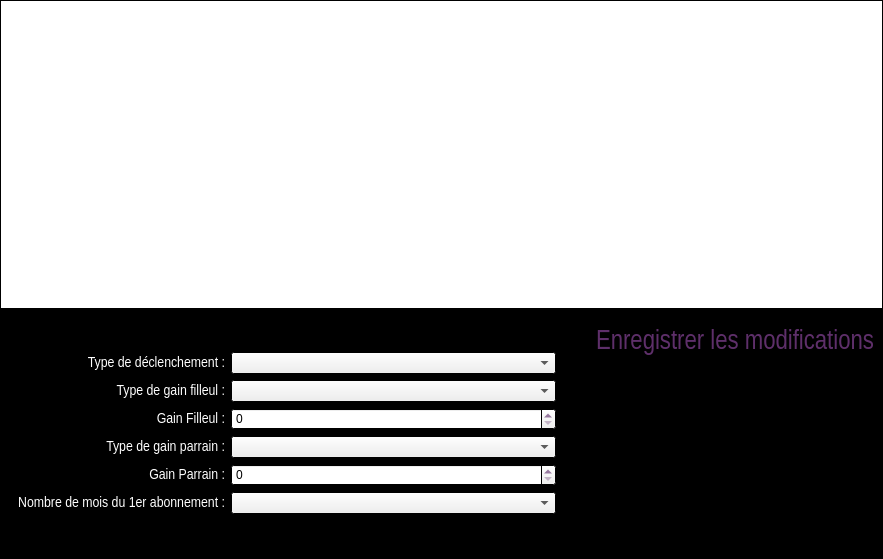
<?xml version="1.0" encoding="UTF-8"?>
<ui version="4.0">
 <class>SponsorBonusManagementClass</class>
 <widget class="QDialog" name="SponsorBonusManagementClass">
  <property name="geometry">
   <rect>
    <x>0</x>
    <y>0</y>
    <width>883</width>
    <height>559</height>
   </rect>
  </property>
  <property name="palette">
   <palette>
    <active>
     <colorrole role="WindowText">
      <brush brushstyle="SolidPattern">
       <color alpha="255">
        <red>94</red>
        <green>47</green>
        <blue>106</blue>
       </color>
      </brush>
     </colorrole>
     <colorrole role="Base">
      <brush brushstyle="SolidPattern">
       <color alpha="255">
        <red>255</red>
        <green>255</green>
        <blue>255</blue>
       </color>
      </brush>
     </colorrole>
     <colorrole role="Window">
      <brush brushstyle="SolidPattern">
       <color alpha="255">
        <red>0</red>
        <green>0</green>
        <blue>0</blue>
       </color>
      </brush>
     </colorrole>
    </active>
    <inactive>
     <colorrole role="WindowText">
      <brush brushstyle="SolidPattern">
       <color alpha="255">
        <red>94</red>
        <green>47</green>
        <blue>106</blue>
       </color>
      </brush>
     </colorrole>
     <colorrole role="Base">
      <brush brushstyle="SolidPattern">
       <color alpha="255">
        <red>255</red>
        <green>255</green>
        <blue>255</blue>
       </color>
      </brush>
     </colorrole>
     <colorrole role="Window">
      <brush brushstyle="SolidPattern">
       <color alpha="255">
        <red>0</red>
        <green>0</green>
        <blue>0</blue>
       </color>
      </brush>
     </colorrole>
    </inactive>
    <disabled>
     <colorrole role="WindowText">
      <brush brushstyle="SolidPattern">
       <color alpha="255">
        <red>120</red>
        <green>120</green>
        <blue>120</blue>
       </color>
      </brush>
     </colorrole>
     <colorrole role="Base">
      <brush brushstyle="SolidPattern">
       <color alpha="255">
        <red>0</red>
        <green>0</green>
        <blue>0</blue>
       </color>
      </brush>
     </colorrole>
     <colorrole role="Window">
      <brush brushstyle="SolidPattern">
       <color alpha="255">
        <red>0</red>
        <green>0</green>
        <blue>0</blue>
       </color>
      </brush>
     </colorrole>
    </disabled>
   </palette>
  </property>
  <property name="windowTitle">
   <string>Gestion des bonus Parrain</string>
  </property>
  <property name="windowIcon">
   <iconset resource="pokersphere.qrc">
    <normaloff>:/img/Resources/sphere.ico</normaloff>:/img/Resources/sphere.ico</iconset>
  </property>
  <layout class="QVBoxLayout" name="verticalLayout">
   <property name="spacing">
    <number>0</number>
   </property>
   <property name="leftMargin">
    <number>0</number>
   </property>
   <property name="topMargin">
    <number>0</number>
   </property>
   <property name="rightMargin">
    <number>0</number>
   </property>
   <item>
    <widget class="QTableView" name="tableView">
     <property name="minimumSize">
      <size>
       <width>0</width>
       <height>309</height>
      </size>
     </property>
     <property name="editTriggers">
      <set>QAbstractItemView::NoEditTriggers</set>
     </property>
     <property name="alternatingRowColors">
      <bool>true</bool>
     </property>
     <property name="selectionMode">
      <enum>QAbstractItemView::SingleSelection</enum>
     </property>
     <property name="selectionBehavior">
      <enum>QAbstractItemView::SelectRows</enum>
     </property>
     <property name="sortingEnabled">
      <bool>true</bool>
     </property>
     <attribute name="verticalHeaderVisible">
      <bool>false</bool>
     </attribute>
    </widget>
   </item>
   <item>
    <layout class="QHBoxLayout" name="horizontalLayout">
     <item>
      <layout class="QVBoxLayout" name="verticalLayout_5">
       <property name="topMargin">
        <number>9</number>
       </property>
       <property name="rightMargin">
        <number>9</number>
       </property>
       <item>
        <spacer name="verticalSpacer">
         <property name="orientation">
          <enum>Qt::Vertical</enum>
         </property>
         <property name="sizeHint" stdset="0">
          <size>
           <width>20</width>
           <height>40</height>
          </size>
         </property>
        </spacer>
       </item>
       <item>
        <layout class="QHBoxLayout" name="horizontalLayout_3">
         <item>
          <widget class="QLabel" name="declenchementLabel">
           <property name="minimumSize">
            <size>
             <width>225</width>
             <height>20</height>
            </size>
           </property>
           <property name="maximumSize">
            <size>
             <width>150</width>
             <height>20</height>
            </size>
           </property>
           <property name="palette">
            <palette>
             <active>
              <colorrole role="WindowText">
               <brush brushstyle="SolidPattern">
                <color alpha="255">
                 <red>255</red>
                 <green>255</green>
                 <blue>255</blue>
                </color>
               </brush>
              </colorrole>
             </active>
             <inactive>
              <colorrole role="WindowText">
               <brush brushstyle="SolidPattern">
                <color alpha="255">
                 <red>255</red>
                 <green>255</green>
                 <blue>255</blue>
                </color>
               </brush>
              </colorrole>
             </inactive>
             <disabled>
              <colorrole role="WindowText">
               <brush brushstyle="SolidPattern">
                <color alpha="255">
                 <red>120</red>
                 <green>120</green>
                 <blue>120</blue>
                </color>
               </brush>
              </colorrole>
             </disabled>
            </palette>
           </property>
           <property name="font">
            <font>
             <family>Arial Narrow</family>
             <pointsize>11</pointsize>
            </font>
           </property>
           <property name="text">
            <string>Type de déclenchement :</string>
           </property>
           <property name="alignment">
            <set>Qt::AlignRight|Qt::AlignTrailing|Qt::AlignVCenter</set>
           </property>
          </widget>
         </item>
         <item>
          <widget class="QComboBox" name="typeDeclenchementComboBox">
           <property name="minimumSize">
            <size>
             <width>325</width>
             <height>22</height>
            </size>
           </property>
          </widget>
         </item>
        </layout>
       </item>
       <item>
        <layout class="QHBoxLayout" name="horizontalLayout_4">
         <item>
          <widget class="QLabel" name="typeGodsonGainLabel">
           <property name="minimumSize">
            <size>
             <width>225</width>
             <height>20</height>
            </size>
           </property>
           <property name="maximumSize">
            <size>
             <width>150</width>
             <height>20</height>
            </size>
           </property>
           <property name="palette">
            <palette>
             <active>
              <colorrole role="WindowText">
               <brush brushstyle="SolidPattern">
                <color alpha="255">
                 <red>255</red>
                 <green>255</green>
                 <blue>255</blue>
                </color>
               </brush>
              </colorrole>
             </active>
             <inactive>
              <colorrole role="WindowText">
               <brush brushstyle="SolidPattern">
                <color alpha="255">
                 <red>255</red>
                 <green>255</green>
                 <blue>255</blue>
                </color>
               </brush>
              </colorrole>
             </inactive>
             <disabled>
              <colorrole role="WindowText">
               <brush brushstyle="SolidPattern">
                <color alpha="255">
                 <red>120</red>
                 <green>120</green>
                 <blue>120</blue>
                </color>
               </brush>
              </colorrole>
             </disabled>
            </palette>
           </property>
           <property name="font">
            <font>
             <family>Arial Narrow</family>
             <pointsize>11</pointsize>
            </font>
           </property>
           <property name="text">
            <string>Type de gain filleul :</string>
           </property>
           <property name="alignment">
            <set>Qt::AlignRight|Qt::AlignTrailing|Qt::AlignVCenter</set>
           </property>
          </widget>
         </item>
         <item>
          <widget class="QComboBox" name="typeGodsonGaincomboBox">
           <property name="minimumSize">
            <size>
             <width>325</width>
             <height>22</height>
            </size>
           </property>
          </widget>
         </item>
        </layout>
       </item>
       <item>
        <layout class="QHBoxLayout" name="horizontalLayout_5">
         <item>
          <widget class="QLabel" name="godsonGainLabel">
           <property name="minimumSize">
            <size>
             <width>225</width>
             <height>20</height>
            </size>
           </property>
           <property name="maximumSize">
            <size>
             <width>150</width>
             <height>20</height>
            </size>
           </property>
           <property name="palette">
            <palette>
             <active>
              <colorrole role="WindowText">
               <brush brushstyle="SolidPattern">
                <color alpha="255">
                 <red>255</red>
                 <green>255</green>
                 <blue>255</blue>
                </color>
               </brush>
              </colorrole>
             </active>
             <inactive>
              <colorrole role="WindowText">
               <brush brushstyle="SolidPattern">
                <color alpha="255">
                 <red>255</red>
                 <green>255</green>
                 <blue>255</blue>
                </color>
               </brush>
              </colorrole>
             </inactive>
             <disabled>
              <colorrole role="WindowText">
               <brush brushstyle="SolidPattern">
                <color alpha="255">
                 <red>120</red>
                 <green>120</green>
                 <blue>120</blue>
                </color>
               </brush>
              </colorrole>
             </disabled>
            </palette>
           </property>
           <property name="font">
            <font>
             <family>Arial Narrow</family>
             <pointsize>11</pointsize>
            </font>
           </property>
           <property name="text">
            <string>Gain Filleul :</string>
           </property>
           <property name="alignment">
            <set>Qt::AlignRight|Qt::AlignTrailing|Qt::AlignVCenter</set>
           </property>
          </widget>
         </item>
         <item>
          <widget class="QSpinBox" name="godsonGainSpinBox">
           <property name="minimumSize">
            <size>
             <width>325</width>
             <height>22</height>
            </size>
           </property>
           <property name="maximum">
            <number>99999</number>
           </property>
          </widget>
         </item>
        </layout>
       </item>
       <item>
        <layout class="QHBoxLayout" name="horizontalLayout_13">
         <item>
          <widget class="QLabel" name="typeSponsorGainLabel">
           <property name="minimumSize">
            <size>
             <width>225</width>
             <height>20</height>
            </size>
           </property>
           <property name="maximumSize">
            <size>
             <width>150</width>
             <height>20</height>
            </size>
           </property>
           <property name="palette">
            <palette>
             <active>
              <colorrole role="WindowText">
               <brush brushstyle="SolidPattern">
                <color alpha="255">
                 <red>255</red>
                 <green>255</green>
                 <blue>255</blue>
                </color>
               </brush>
              </colorrole>
             </active>
             <inactive>
              <colorrole role="WindowText">
               <brush brushstyle="SolidPattern">
                <color alpha="255">
                 <red>255</red>
                 <green>255</green>
                 <blue>255</blue>
                </color>
               </brush>
              </colorrole>
             </inactive>
             <disabled>
              <colorrole role="WindowText">
               <brush brushstyle="SolidPattern">
                <color alpha="255">
                 <red>120</red>
                 <green>120</green>
                 <blue>120</blue>
                </color>
               </brush>
              </colorrole>
             </disabled>
            </palette>
           </property>
           <property name="font">
            <font>
             <family>Arial Narrow</family>
             <pointsize>11</pointsize>
            </font>
           </property>
           <property name="text">
            <string>Type de gain parrain :</string>
           </property>
           <property name="alignment">
            <set>Qt::AlignRight|Qt::AlignTrailing|Qt::AlignVCenter</set>
           </property>
          </widget>
         </item>
         <item>
          <widget class="QComboBox" name="typeSponsorGaincomboBox">
           <property name="minimumSize">
            <size>
             <width>325</width>
             <height>22</height>
            </size>
           </property>
          </widget>
         </item>
        </layout>
       </item>
       <item>
        <layout class="QHBoxLayout" name="horizontalLayout_6">
         <item>
          <widget class="QLabel" name="SponsorGainLabel">
           <property name="minimumSize">
            <size>
             <width>225</width>
             <height>20</height>
            </size>
           </property>
           <property name="maximumSize">
            <size>
             <width>150</width>
             <height>20</height>
            </size>
           </property>
           <property name="palette">
            <palette>
             <active>
              <colorrole role="WindowText">
               <brush brushstyle="SolidPattern">
                <color alpha="255">
                 <red>255</red>
                 <green>255</green>
                 <blue>255</blue>
                </color>
               </brush>
              </colorrole>
             </active>
             <inactive>
              <colorrole role="WindowText">
               <brush brushstyle="SolidPattern">
                <color alpha="255">
                 <red>255</red>
                 <green>255</green>
                 <blue>255</blue>
                </color>
               </brush>
              </colorrole>
             </inactive>
             <disabled>
              <colorrole role="WindowText">
               <brush brushstyle="SolidPattern">
                <color alpha="255">
                 <red>120</red>
                 <green>120</green>
                 <blue>120</blue>
                </color>
               </brush>
              </colorrole>
             </disabled>
            </palette>
           </property>
           <property name="font">
            <font>
             <family>Arial Narrow</family>
             <pointsize>11</pointsize>
            </font>
           </property>
           <property name="text">
            <string>Gain Parrain :</string>
           </property>
           <property name="alignment">
            <set>Qt::AlignRight|Qt::AlignTrailing|Qt::AlignVCenter</set>
           </property>
          </widget>
         </item>
         <item>
          <widget class="QSpinBox" name="sponsorGainSpinBox">
           <property name="minimumSize">
            <size>
             <width>325</width>
             <height>22</height>
            </size>
           </property>
           <property name="maximum">
            <number>99999</number>
           </property>
          </widget>
         </item>
        </layout>
       </item>
       <item>
        <layout class="QHBoxLayout" name="horizontalLayout_7">
         <item>
          <widget class="QLabel" name="nbMonthMembershipLabel">
           <property name="minimumSize">
            <size>
             <width>225</width>
             <height>20</height>
            </size>
           </property>
           <property name="maximumSize">
            <size>
             <width>150</width>
             <height>20</height>
            </size>
           </property>
           <property name="palette">
            <palette>
             <active>
              <colorrole role="WindowText">
               <brush brushstyle="SolidPattern">
                <color alpha="255">
                 <red>255</red>
                 <green>255</green>
                 <blue>255</blue>
                </color>
               </brush>
              </colorrole>
             </active>
             <inactive>
              <colorrole role="WindowText">
               <brush brushstyle="SolidPattern">
                <color alpha="255">
                 <red>255</red>
                 <green>255</green>
                 <blue>255</blue>
                </color>
               </brush>
              </colorrole>
             </inactive>
             <disabled>
              <colorrole role="WindowText">
               <brush brushstyle="SolidPattern">
                <color alpha="255">
                 <red>120</red>
                 <green>120</green>
                 <blue>120</blue>
                </color>
               </brush>
              </colorrole>
             </disabled>
            </palette>
           </property>
           <property name="font">
            <font>
             <family>Arial Narrow</family>
             <pointsize>11</pointsize>
            </font>
           </property>
           <property name="text">
            <string>Nombre de mois du 1er abonnement :</string>
           </property>
           <property name="alignment">
            <set>Qt::AlignRight|Qt::AlignTrailing|Qt::AlignVCenter</set>
           </property>
          </widget>
         </item>
         <item>
          <widget class="QComboBox" name="nbMonthMembershipComboBox">
           <property name="minimumSize">
            <size>
             <width>325</width>
             <height>22</height>
            </size>
           </property>
          </widget>
         </item>
        </layout>
       </item>
       <item>
        <spacer name="verticalSpacer_3">
         <property name="orientation">
          <enum>Qt::Vertical</enum>
         </property>
         <property name="sizeHint" stdset="0">
          <size>
           <width>20</width>
           <height>40</height>
          </size>
         </property>
        </spacer>
       </item>
      </layout>
     </item>
     <item>
      <spacer name="horizontalSpacer">
       <property name="orientation">
        <enum>Qt::Horizontal</enum>
       </property>
       <property name="sizeHint" stdset="0">
        <size>
         <width>40</width>
         <height>20</height>
        </size>
       </property>
      </spacer>
     </item>
     <item>
      <layout class="QVBoxLayout" name="verticalLayout_2">
       <property name="leftMargin">
        <number>9</number>
       </property>
       <property name="rightMargin">
        <number>9</number>
       </property>
       <item>
        <layout class="QHBoxLayout" name="horizontalLayout_2">
         <item>
          <widget class="QLabel" name="logoLabel">
           <property name="maximumSize">
            <size>
             <width>256</width>
             <height>150</height>
            </size>
           </property>
           <property name="text">
            <string/>
           </property>
           <property name="pixmap">
            <pixmap resource="pokersphere.qrc">:/img/Resources/pokerSphere.gif</pixmap>
           </property>
           <property name="scaledContents">
            <bool>true</bool>
           </property>
           <property name="alignment">
            <set>Qt::AlignCenter</set>
           </property>
          </widget>
         </item>
        </layout>
       </item>
       <item>
        <layout class="QVBoxLayout" name="verticalLayout_6">
         <property name="leftMargin">
          <number>9</number>
         </property>
         <item>
          <widget class="QLabel" name="enregistrerModificationLabel">
           <property name="font">
            <font>
             <family>Arial Narrow</family>
             <pointsize>20</pointsize>
            </font>
           </property>
           <property name="text">
            <string>&lt;a href=&quot;a&quot; style=&quot;text-decoration:none;&quot;&gt;&lt;font color=&quot;#5E2F6A&quot;&gt;Enregistrer les modifications&lt;/font&gt;&lt;/a&gt;</string>
           </property>
          </widget>
         </item>
         <item>
          <spacer name="verticalSpacer_2">
           <property name="orientation">
            <enum>Qt::Vertical</enum>
           </property>
           <property name="sizeHint" stdset="0">
            <size>
             <width>20</width>
             <height>40</height>
            </size>
           </property>
          </spacer>
         </item>
        </layout>
       </item>
      </layout>
     </item>
    </layout>
   </item>
  </layout>
 </widget>
 <layoutdefault spacing="6" margin="11"/>
 <resources>
  <include location="pokersphere.qrc"/>
 </resources>
 <connections/>
</ui>
